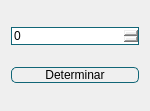
<?xml version="1.0" encoding="UTF-8"?>
<ui version="4.0">
 <class>widget</class>
 <widget class="QWidget" name="widget">
  <property name="geometry">
   <rect>
    <x>0</x>
    <y>0</y>
    <width>150</width>
    <height>111</height>
   </rect>
  </property>
  <property name="minimumSize">
   <size>
    <width>150</width>
    <height>111</height>
   </size>
  </property>
  <property name="maximumSize">
   <size>
    <width>150</width>
    <height>111</height>
   </size>
  </property>
  <property name="windowTitle">
   <string>Porcentaje</string>
  </property>
  <property name="styleSheet">
   <string notr="true">QPushButton{
border-radius:5px;
border:1px solid #167;}
QSpinBox{
border:1px solid #167;}
</string>
  </property>
  <layout class="QVBoxLayout" name="verticalLayout">
   <item>
    <widget class="QSpinBox" name="spinBox"/>
   </item>
   <item>
    <widget class="QPushButton" name="pushButton_determinar">
     <property name="text">
      <string>Determinar</string>
     </property>
    </widget>
   </item>
  </layout>
 </widget>
 <resources/>
 <connections/>
</ui>
